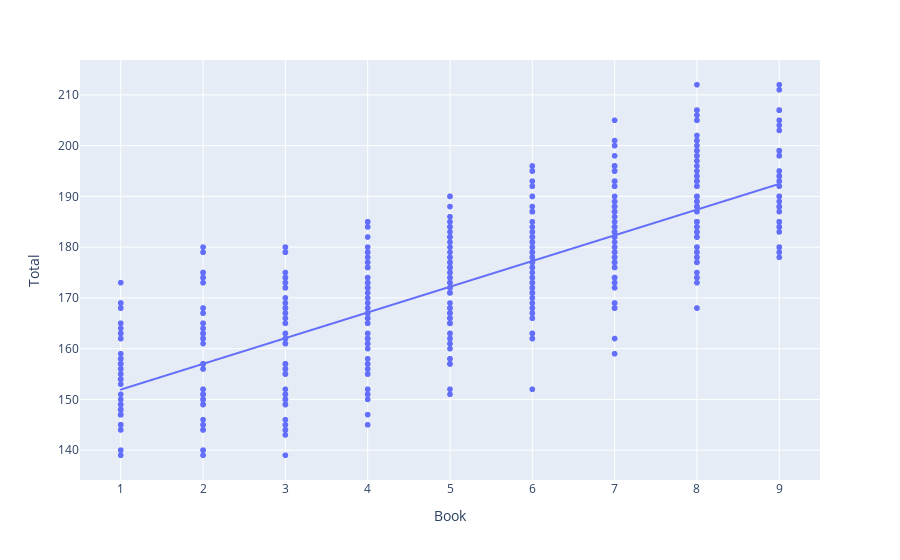

Notebook source saved alongside this figure:
### Code cell
px.scatter(heroes_table, x="Book", y="Total", trendline='ols')

### Figure 1 — Plotly figure (JSON) as saved in the notebook; plotly's stock layout.template omitted (floating-point values rounded to 4 significant figures; data arrays with more than 128 entries replaced by an {"elided": "..."} marker saying what was removed)
{"data": [{"hovertemplate": "Book=%{x}<br>Total=%{y}<extra></extra>", "legendgroup": "", "marker": {"color": "#636efa", "symbol": "circle"}, "mode": "markers", "name": "", "showlegend": false, "type": "scattergl", "x": {"elided": "1257 int values"}, "xaxis": "x", "y": {"elided": "1257 int values"}, "yaxis": "y"}, {"hovertemplate": "<b>OLS trendline</b><br>Total = 5.06599 * Book + 146.871<br>R<sup>2</sup>=0.704680<br><br>Book=%{x}<br>Total=%{y} <b>(trend)</b><extra></extra>", "legendgroup": "", "marker": {"color": "#636efa", "symbol": "circle"}, "mode": "lines", "name": "", "showlegend": false, "type": "scattergl", "x": {"elided": "1257 int values"}, "xaxis": "x", "y": {"elided": "1257 float values"}, "yaxis": "y"}], "layout": {"legend": {"tracegroupgap": 0}, "margin": {"t": 60}, "xaxis": {"anchor": "y", "domain": [0, 1], "title": {"text": "Book"}}, "yaxis": {"anchor": "x", "domain": [0, 1], "title": {"text": "Total"}}}}
